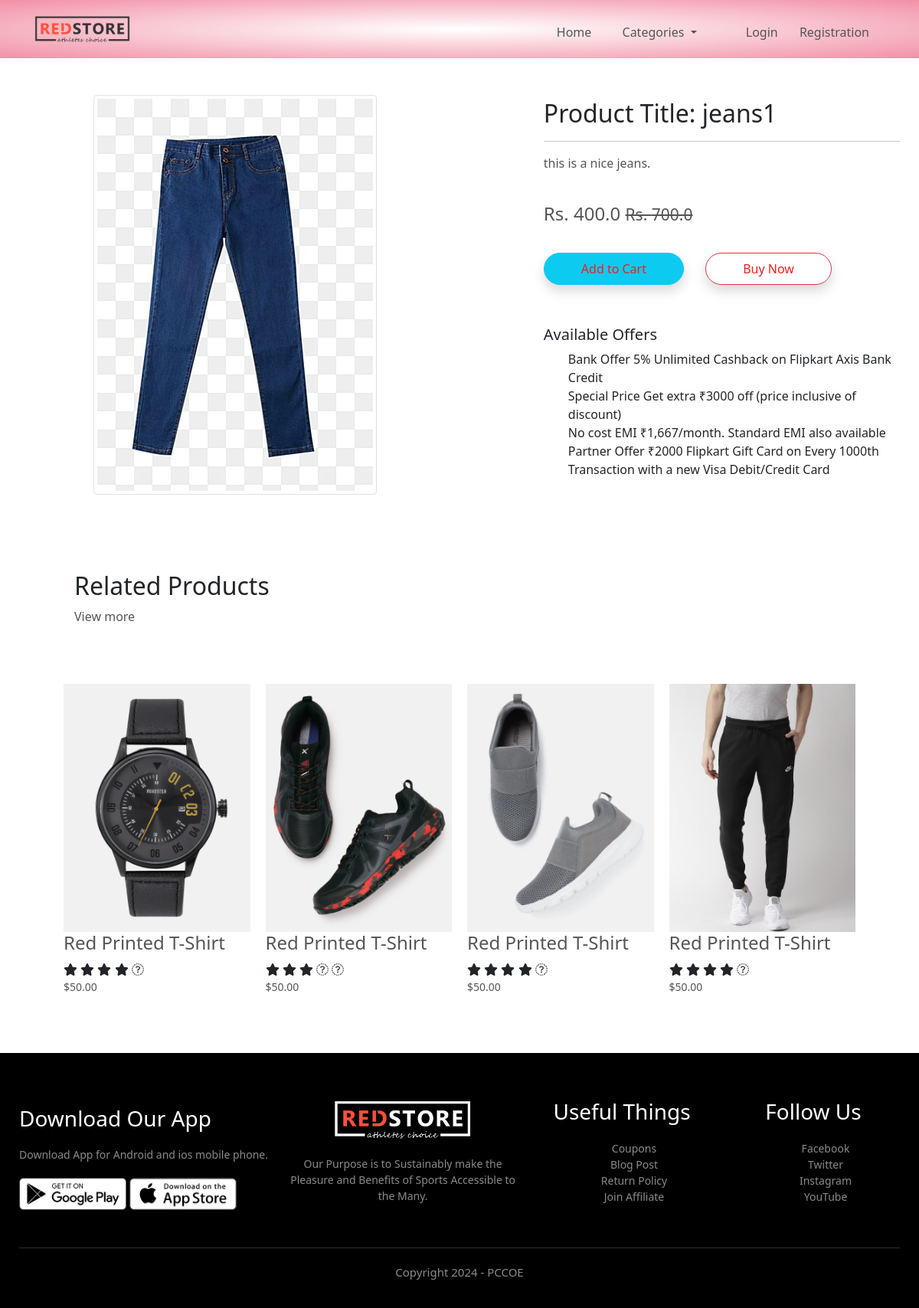
Screenshot of /product-detail/1 with the database file from the repository.
### app/models.py (models this page shows, shortened)
class Product(models.Model):
        title = models.CharField(max_length=100)
        selling_price = models.FloatField()
        discounted_price = models.FloatField()
        description = models.TextField()
        brand = models.CharField(max_length=100)
        category = models.CharField( choices= CATEGORY_CHOICES, max_length=2)
        product_image = models.ImageField(upload_to='productimg')

### app/views.py (the view)
# urls.py: path('product-detail/<int:pk>', views.ProductDetailView.as_view(), name='product-detail'),
class ProductDetailView(View):
    def get(self, request, pk):
        product = Product.objects.get(pk=pk)
        item_already_in_cart = False
        if request.user.is_authenticated:
             item_already_in_cart = Cart.objects.filter(Q(product=product.id) & Q(user=request.user)).exists()
        return render(request, 'app/productdetails.html', {'product':product, 'item_already_in_cart' : item_already_in_cart})

### app/templates/app/productdetails.html (shortened to what this page needs)
{% extends 'app/base.html' %}
{% load static %}
{% block main-content %}
<div class="container my-5">
 <div class="row">
  <div class="col-sm-6 text-center align-self-center">
   <img src="{{product.product_image.url}}" alt="" class="img-fluid img-thumbnail">
  </div>
  <div class="col-sm-5 offset-sm-1">
   <h2>Product Title: {{product.title}}</h2>
   <hr>
   <p>{{product.description}}</p> <br>
   <h4>Rs. {{product.discounted_price}} <small class="fw-light text-decoration-line-through">Rs. {{product.selling_price}}</small></h4> <br>
   {% if not request.user.is_authenticated %}
   <form action="/add-to-cart" class="d-inline"><input type="hidden" name="prod_id" value={{product.id}}
    <button type="submit" class="btn btn-info shadow px-5 py-2">Add to Cart</button>
   </form>
   {% endif %}
   <a href="{% url 'showcart' %}" class="btn btn-outline-danger shadow px-5 py-2 ms-4">Buy Now</a>
   <h5 class="mt-5">Available Offers</h5>
   <ul>
    <li>Bank Offer 5% Unlimited Cashback on Flipkart Axis Bank Credit</li>
    <li>Special Price Get extra ₹3000 off (price inclusive of discount)</li>
    <li>No cost EMI ₹1,667/month. Standard EMI also available</li>
    <li>Partner Offer ₹2000 Flipkart Gift Card on Every 1000th Transaction with a new Visa Debit/Credit Card</li>
   </ul>
  </div>
 </div>
</div>
    <div class="small-container">
        <div class="row row-2">
            <h2>Related Products</h2>
            <p>View more</p>
        </div>
    </div>
<div class="small-container">
    <div class="row">
        <div class="col-4">
            <img src="{% static 'app/images2/product-9.jpg' %}">
            <h4>Red Printed T-Shirt</h4>
            <div class="rating">
                <i class="fa fa-star"></i>
                <i class="fa fa-star"></i>
                <i class="fa fa-star"></i>
                <i class="fa fa-star"></i>
                <i class="fa fa-star-o"></i>
            </div>
            <p>$50.00</p>
        </div>
        <div class="col-4">
            <img src="{% static 'app/images2/product-10.jpg' %}">
            <h4>Red Printed T-Shirt</h4>
            <div class="rating">
                <i class="fa fa-star"></i>
                <i class="fa fa-star"></i>
                <i class="fa fa-star"></i>
                <i class="fa fa-star-half-o"></i>
                <i class="fa fa-star-o"></i>
            </div>
            <p>$50.00</p>
        </div>
        <div class="col-4">
            <img src="{% static 'app/images2/product-11.jpg' %}">
            <h4>Red Printed T-Shirt</h4>
            <div class="rating">
                <i class="fa fa-star"></i>
                <i class="fa fa-star"></i>
                <i class="fa fa-star"></i>
                <i class="fa fa-star"></i>
                <i class="fa fa-star-half-o"></i>
            </div>
            <p>$50.00</p>
        </div>
        <div class="col-4">
            <img src="{% static 'app/images2/product-12.jpg' %}">
            <h4>Red Printed T-Shirt</h4>
            <div class="rating">
                <i class="fa fa-star"></i>
                <i class="fa fa-star"></i>
                <i class="fa fa-star"></i>
                <i class="fa fa-star"></i>
                <i class="fa fa-star-o"></i>
            </div>
            <p>$50.00</p>
        </div>
    </div>
</div>
{% endblock main-content %}

### app/static/app/css/style.css (style rules this page uses)
ul { list-style-type: none; }
* { margin: 0; padding: 0; box-sizing: border-box; }
a { text-decoration: none; color: #555; }
p { color: #555; }
.container { max-width: 1300px; margin: auto; padding-left: 25px; padding-right: 25px; }
.row { display: flex; align-items: center; flex-wrap: wrap; justify-content: space-around; }
.btn { display: inline-block; color: #f11e1e; padding: 0px 15px; margin: 5px 0; border-radius: 30px; transition: background 0.5s; }
.small-container { max-width: 1080px; margin: auto; padding-left: 25px; padding-right: 25px; }
.col-4 { flex-basis: 25%; padding: 10px; min-width: 200px; margin-bottom: 50px; transition: transform 0.5s; }
.col-4 img { width: 100%; }
h4 { color: #555; font-weight: normal; }
.col-4 p { font-size: 14px; }
.row-2 { justify-content: space-between; margin: 100px auto 50px; }

### rows the page displays
Product: product_image (picture), title "jeans1", description "this is a nice jeans.", discounted_price "400.0", selling_price "700.0"
